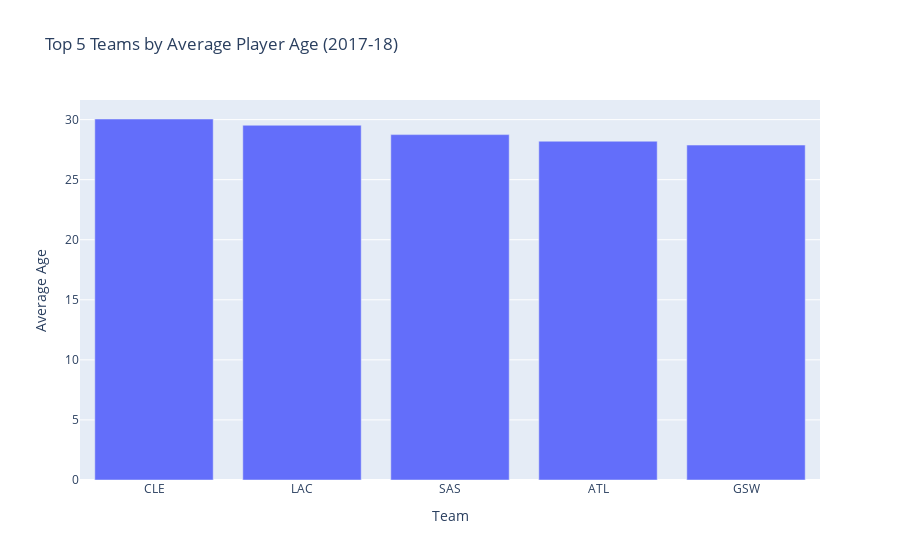

Notebook cell for this chart:
### Markdown cell above
### Top 5 Teams by Average Player Age
This bar chart shows the teams with the oldest average player age, helping analyze team composition and experience levels.

### Code cell
query = """
SELECT 
    stats.Tm AS Team, 
    ROUND(AVG(stats.Age), 2) AS Avg_Age
FROM 
    Seasons_Stats AS stats
WHERE 
    stats.Year = 2017 AND stats.Age IS NOT NULL
GROUP BY 
    stats.Tm
ORDER BY 
    Avg_Age DESC
LIMIT 5;
"""
top_5_teams_age = pd.read_sql(query, conn)

# Plotly Bar Chart
fig = px.bar(
    top_5_teams_age, 
    x='Team', 
    y='Avg_Age', 
    title='Top 5 Teams by Average Player Age (2017-18)',
    labels={'Avg_Age': 'Average Age'}
)
fig.show()

### Figure 1 — Plotly figure (JSON) as saved in the notebook; plotly's stock layout.template omitted (floating-point values rounded to 4 significant figures)
{"data": [{"alignmentgroup": "True", "hovertemplate": "Team=%{x}<br>Average Age=%{y}<extra></extra>", "legendgroup": "", "marker": {"color": "#636efa", "pattern": {"shape": ""}}, "name": "", "offsetgroup": "", "orientation": "v", "showlegend": false, "textposition": "auto", "type": "bar", "x": ["CLE", "LAC", "SAS", "ATL", "GSW"], "xaxis": "x", "y": [30.05, 29.53, 28.75, 28.2, 27.88], "yaxis": "y"}], "layout": {"barmode": "relative", "legend": {"tracegroupgap": 0}, "title": {"text": "Top 5 Teams by Average Player Age (2017-18)"}, "xaxis": {"anchor": "y", "domain": [0, 1], "title": {"text": "Team"}}, "yaxis": {"anchor": "x", "domain": [0, 1], "title": {"text": "Average Age"}}}}
